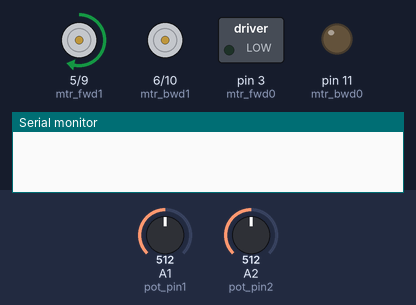
The sketch below on a simulated Arduino Uno, built with avr-gcc and run on an emulated ATmega328P. On the bench: motor-driver pin pairs drawn as motors (green arrow = first pin HIGH = forward, orange = second pin HIGH = backward, longer = more drive), switched loads named in the sketch (green lamp = pin HIGH), output pins drawn as LEDs (lit = HIGH), the last lines printed to the serial monitor. The inputs (shaded band) are chosen by the test bench; at power-on: A1 (pot_pin1) = 512, A2 (pot_pin2) = 512.

Above: at 1.2 s.
1.3 s: A1 (pot_pin1) set to 900
At 2.1 s:
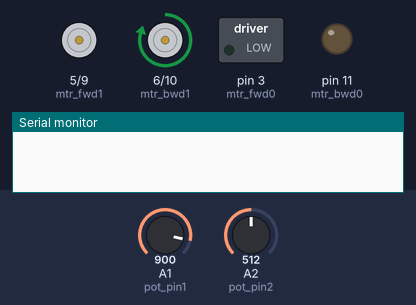
2.8 s: A1 (pot_pin1) set to 848
At 3.8 s:
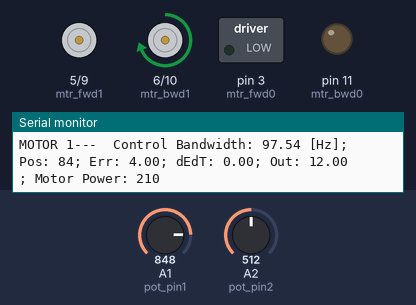
4.6 s: A1 (pot_pin1) set to 818
At 7.0 s:
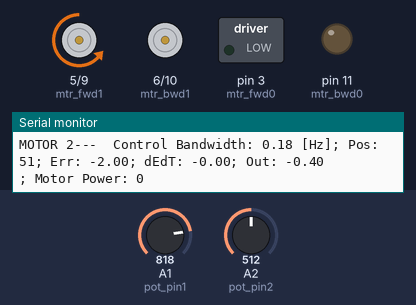
Timing chart, 0 to 8.5 s (numbered marks = the images above; inputs shaded):
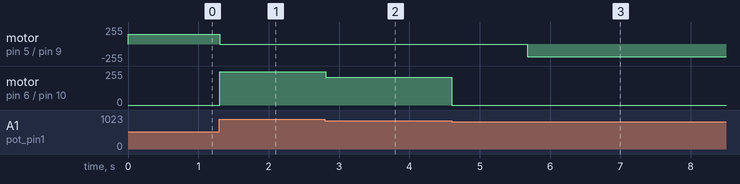

The sketch:

ServoMotor.ino
```cpp
#include "Adafruit_VL53L0X.h"
Adafruit_VL53L0X lox = Adafruit_VL53L0X();

#define NINT 100            // number of samples to keep for integral control
#define REPORT_TIME 3000    // time btwn serial port reporting time (ms)
#define FLIP_TIME 2000      // time btwn flipping btwn setpoints
#define DELAY_TIME 10      // bandwidth of cntrl loop, controls the delay in loop(), smaller is better

//Note: negative error when less than desired position 0-1023
//int SET_A = 15; // first desired position (setpoint A)
//int SET_B = 54; // second desired position (setpoint B)
//int SET_C = 75; // third desired position (setpoint C)
//int SET_D = 90; // fourth desired position (setpoint D)
const float p_gain1 = 3;
const float p_gain = 0.2; // better performance, but makes overshoot .3, 0.006
const float d_gain = 0.5; // control overshoot .1, 0.00001

int iloop0 = 0;            // count no. of control loops
int setpoint0 = 20;     // init setpoint
int iloop1 = 0;            // count no. of control loops
int setpoint1 = 20;     // init setpoint
int iloop2 = 0;            // count no. of control loops
int setpoint2 = 20;     // init setpoint

unsigned long curr_time0;
unsigned long old_time0;
unsigned long dT0;
unsigned long t_flip0;
unsigned long t_report0;
float error0 = 0.0;
float old_error0 = 0.0;
int n_report0 = 0;
unsigned long curr_time1;
unsigned long old_time1;
unsigned long dT1;
unsigned long t_flip1;
unsigned long t_report1;
float error1 = 0.0;
float old_error1 = 0.0;
int n_report1 = 0;
unsigned long curr_time2;
unsigned long old_time2;
unsigned long dT2;
unsigned long t_flip2;
unsigned long t_report2;
float error2 = 0.0;
float old_error2 = 0.0;
int n_report2 = 0;

int mtr_fwd0 = 3;
int mtr_bwd0 = 11;
int pot_pin0 = A0;
int mtr_fwd1 = 5;
int mtr_bwd1 = 6;
int pot_pin1 = A1;
int mtr_fwd2 = 9;
int mtr_bwd2 = 10;
int pot_pin2 = A2;

const int output_low = -20;
const int output_high = 20;
const int motor_high = 250;
const int motor_low = 100;
const float motor_stop = 0.75;
const float motor_stop1 = 6.0;

bool finished0 = false;
bool finished1 = false;
bool finished2 = false;

int angle_of_distance = -1;

//ServoMotor motor0(6, 9, 1);
//ServoMotor motor1(10, 11, 2);
//ServoMotor motor2(3, 5, 0);

void setup()
{
  Serial.begin(9600);
  //
  //    //Sensor bootup
  //    Serial.println("Adafruit VL53L0X test:");
  //    if (!lox.begin()) {
  //      Serial.println(F("Failed to boot VL53L0X"));
  //      Serial.println("Boot failed.");
  //    }
  ////   wait until serial port opens for native USB devices
  //  while (! Serial) {
  //    delay(1);
  //  }
  //
  //  Serial.println("Adafruit VL53L0X test");
  //  if (!lox.begin()) {
  //    Serial.println(F("Failed to boot VL53L0X"));
  //    while (1);
  //  }
  //  // power
  //  Serial.println(F("VL53L0X API Simple Ranging example\n\n"));

  curr_time0 = millis();
  t_flip0 = curr_time0;
  t_report0 = curr_time0;
  curr_time1 = millis();
  t_flip1 = curr_time1;
  t_report1 = curr_time1;
  curr_time2 = millis();
  t_flip2 = curr_time2;
  t_report2 = curr_time2;

  //init the motor pins
  pinMode(mtr_fwd0, OUTPUT);
  pinMode(mtr_bwd0, OUTPUT);
  digitalWrite(mtr_fwd0, LOW);
  digitalWrite(mtr_bwd0, LOW);
  pinMode(mtr_fwd1, OUTPUT);
  pinMode(mtr_bwd1, OUTPUT);
  digitalWrite(mtr_fwd1, LOW);
  digitalWrite(mtr_bwd1, LOW);
  pinMode(mtr_fwd2, OUTPUT);
  pinMode(mtr_bwd2, OUTPUT);
  digitalWrite(mtr_fwd2, LOW);
  digitalWrite(mtr_bwd2, LOW);
}


void moveToSetpoint0(int setpoint) {
  iloop0++;  // increase loop counter value
  old_time0 = curr_time0;
  curr_time0 = millis();
  dT0 = curr_time0 - old_time0;  //time loop started-time from previous loop

  setpoint0 = setpoint;

  // update the position and the error
  int pos0 = analogRead(pot_pin0);
  pos0 = pos0 / 10; //take pos/10 to decrease the mapping error
  old_error0 = error0;
  error0 = pos0 - setpoint0;
  float dEdT0 = (float) (error0 - old_error0) / dT0;

  float output0 = p_gain * error0 + d_gain * dEdT0;
  output0 = constrain(output0, output_low, output_high);
  int val;
  if (output0 < -motor_stop) {
    // mtr_fwd
    val = map(output0, output_low, 0, 150, motor_high); //May need to change with weight
    analogWrite(mtr_fwd0, val);
    analogWrite(mtr_bwd0, LOW);
    finished0 = false;
  } else if (output0 > motor_stop) {
    // mtr_bwd
    val = map(output0, 0, output_high, 150, motor_high); //May need to change with weight
    analogWrite(mtr_fwd0, LOW);
    analogWrite(mtr_bwd0, val);
    finished0 = false;
  } else {
    // output is in a reasonable range, stop the engine
    analogWrite(mtr_fwd0, LOW);
    analogWrite(mtr_bwd0, LOW);
    finished0 = true;
  }

  delay(DELAY_TIME); //this delay controls the bandwidth of the controller

  // Update to serial port only once in a while since it will cause slow down
  if (curr_time0 - t_report0 > REPORT_TIME) {
    Serial.print("MOTOR 0--- ");
    Serial.print(" Control Bandwidth: "); Serial.print(1000.0 * (iloop0 - n_report0) / (curr_time0 - t_report0));
    Serial.print(" [Hz]; Pos: "); Serial.print(pos0);
    Serial.print("; Err: ");      Serial.print(error0);
    Serial.print("; dEdT: ");     Serial.print(dEdT0);
    Serial.print("; Out: ");      Serial.println(output0);
    Serial.print("; Motor Power: ");      Serial.println(val);
    t_report0 = curr_time0;
    n_report0 = iloop0;
  }
}

void moveToSetpoint1(int setpoint) {
  iloop1++;  // increase loop counter value
  old_time1 = curr_time1;
  curr_time1 = millis();
  dT1 = curr_time1 - old_time1;  //time loop started-time from previous loop

  setpoint1 = setpoint;

  // update the position and the error
  int pos1 = analogRead(pot_pin1);
  pos1 = pos1 / 10; //take pos/10 to decrease the mapping error
  old_error1 = error1;
  error1 = pos1 - setpoint;

  float dEdT1 = (float) (error1 - old_error1) / dT1;

  float output1 = p_gain1 * error1 + d_gain * dEdT1;
  output1 = constrain(output1, output_low, output_high);
  int val;
  if (output1 < -motor_stop1) {
    // mtr_fwd
    val = map(output1, output_low, 0, 150, motor_high); //May need to change with weight
    analogWrite(mtr_fwd1, val);
    analogWrite(mtr_bwd1, LOW);
    finished1 = false;
  } else if (output1 > motor_stop1) {
    // mtr_bwd
    val = map(output1, 0, output_high, 150, motor_high); //May need to change with weight
    analogWrite(mtr_fwd1, LOW);
    analogWrite(mtr_bwd1, val);
    finished1 = false;
  } else {
    // output is in a reasonable range, stop the engine
    analogWrite(mtr_fwd1, LOW);
    analogWrite(mtr_bwd1, LOW);
    finished1 = true;
  }

  delay(DELAY_TIME); //this delay controls the bandwidth of the controller

  // Update to serial port only once in a while since it will cause slow down
  if (curr_time1 - t_report1 > REPORT_TIME) {
    Serial.print("MOTOR 1--- ");
    Serial.print(" Control Bandwidth: "); Serial.print(1000.0 * (iloop1 - n_report1) / (curr_time1 - t_report1));
    Serial.print(" [Hz]; Pos: "); Serial.print(pos1);
    Serial.print("; Err: ");      Serial.print(error1);
    Serial.print("; dEdT: ");     Serial.print(dEdT1);
    Serial.print("; Out: ");      Serial.println(output1);
    Serial.print("; Motor Power: ");      Serial.println(val);
    t_report1 = curr_time1;
    n_report1 = iloop1;
  }
}

void moveToSetpoint2(int setpoint) {
  iloop2++;  // increase loop counter value
  old_time2 = curr_time2;
  curr_time2 = millis();
  dT2 = curr_time2 - old_time2;  //time loop started-time from previous loop

  setpoint2 = setpoint;

  // update the position and the error
  int pos2 = analogRead(pot_pin2);
  pos2 = pos2 / 10; //take pos/10 to decrease the mapping error
  old_error2 = error2;
  error2 = pos2 - setpoint;

  float dEdT2 = (float) (error2 - old_error2) / dT2;

  float output2 = p_gain * error2 + d_gain * dEdT2;
  output2 = constrain(output2, output_low, output_high);
  int val;
  if (output2 < -motor_stop) {
    // mtr_fwd
    val = map(output2, output_low, 0, motor_low, motor_high); //May need to change with weight
    analogWrite(mtr_fwd2, val);
    analogWrite(mtr_bwd2, LOW);
    finished2 = false;
  } else if (output2 > motor_stop) {
    // mtr_bwd
    val = map(output2, 0, output_high, motor_low, motor_high); //May need to change with weight
    analogWrite(mtr_fwd2, LOW);
    analogWrite(mtr_bwd2, val);
    finished2 = false;
  } else {
    // output is in a reasonable range, stop the engine
    analogWrite(mtr_fwd2, LOW);
    analogWrite(mtr_bwd2, LOW);
    finished2 = true;
  }

  delay(DELAY_TIME); //this delay controls the bandwidth of the controller

  // Update to serial port only once in a while since it will cause slow down
  if (curr_time2 - t_report2 > REPORT_TIME) {
    Serial.print("MOTOR 2--- ");
    Serial.print(" Control Bandwidth: "); Serial.print(1000.0 * (iloop2 - n_report2) / (curr_time2 - t_report2));
    Serial.print(" [Hz]; Pos: "); Serial.print(pos2);
    Serial.print("; Err: ");      Serial.print(error2);
    Serial.print("; dEdT: ");     Serial.print(dEdT2);
    Serial.print("; Out: ");      Serial.println(output2);
    Serial.print("; Motor Power: ");      Serial.println(val);
    t_report2 = curr_time2;
    n_report2 = iloop2;
  }
}

void loop()
{
//  finished1 = false;
//  while (!finished1) {
//    moveToSetpoint1(62); // used to be 83, 76
//  }

//  delay(500);
//  searchMode();
//  delay(500);
  //    while (angle_of_distance == -1) {
  //       searchMode();
  //    }
  //    Serial.print("Angle of distance: ");
  //    Serial.println(angle_of_distance);

  //    resetArmDown();
  finished1 = false;
  while (!finished1) {
    moveToSetpoint1(80); // used to be 83, 76
  }
  delay(1000);
  finished1 = false;
  callOver();
  delay(500);
  lowFive();
  //  crawlMode();
  delay(2000);
}

/*
   Start searching for the closest area. End on a rotation
   to the place that is closest.
*/
void searchMode() {
  Serial.println("Beginning Search");
  //Rotate motor0, bring motor1 and 3 to a semi lifted straight arm
  //  int closest_distance;
  //  //Rotate motor0, bring motor1 and 3 to a semi lifted straight arm
  //  if (millis() - curr_time0 > DELAY_TIME) {
  //    VL53L0X_RangingMeasurementData_t measure;
  //
  //    Serial.print("Reading a measurement... ");
  //    lox.rangingTest(&measure, false); // pass in 'true' to get debug data printout!
  ////
  //    Serial.print("Distance (mm): "); Serial.println(measure.RangeMilliMeter);
  //    closest_distance = 9000;

  for (int i = 10; i <= 90; i++) {
    moveToSetpoint0(i);
    delay(10);
    //      if (measure.RangeStatus != 4) {  // phase failures have incorrect data
    //        if (measure.RangeMilliMeter < closest_distance) {
    //          closest_distance = measure.RangeMilliMeter;
    //          angle_of_distance = i;
    //        }
    //        Serial.println(i);
    //      } else {
    //        Serial.println(" out of range ");
  }
  //    }
  delay(500);
  //    moveToSetpoint0(angle_of_distance);
  moveToSetpoint0(54);
  //    curr_time0 = millis();
  //  }
}


/*
   Set the arm to be fully extended in preparation for a crawl
   or a search
*/
void resetArmDown() {
  Serial.println("RESET MODE:UP");
  while (!finished1) {
    moveToSetpoint2(46);
    delay(3);
    moveToSetpoint1(30); //slightly up // used to be 25
  }
  finished1 = false;
  finished2 = false;
  delay(500);

  Serial.println("RESET MODE:DOWN");
  while (!finished2) {
    moveToSetpoint1(55); //slightly up // used to be 25, 56
    delay(3);
    moveToSetpoint2(95); // used to be 83
  }
  finished2 = false;
  finished1 = false;
  delay(500);
}

void callOver() {
  Serial.println("CALL OVER");
  finished1 = false;
  while (!finished2) {
    moveToSetpoint2(53);
    delay(3);
  }
  finished2 = false;
  while (!finished2) {
    moveToSetpoint2(95); //slightly up // used to be 25
  }
  finished2 = false;
  while (!finished2) {
    moveToSetpoint2(53);
    delay(3);
  }
  finished2 = false;
  while (!finished2) {
    moveToSetpoint2(95); //slightly up // used to be 25
  }
  delay(500);
  angle_of_distance = -1;
}

void lowFive() {
  Serial.println("LOW FIVE");
  finished2 = false;
  while (!finished2) {
    moveToSetpoint2(53);
    //    delay(3);
    //    moveToSetpoint1(95); //slightly up // used to be 25
  }
  finished1 = false;
  while (!finished1) {
    moveToSetpoint1(95); //slightly up // used to be 25
  }
  finished1 = false;
  finished2 = false;
  angle_of_distance = -1;
}

/*
   Crawl in the direction that the arm is currently in.
*/
void crawlMode() {
  Serial.println("CRAWL MODE:DOWN");
  while (!finished2) {
    moveToSetpoint2(53);
    //    delay(3);
    //    moveToSetpoint1(95); //slightly up // used to be 25
  }
  while (!finished1) {
    moveToSetpoint1(95); //slightly up // used to be 25
  }
  finished1 = false;
  finished2 = false;
  delay(500);

  Serial.println("CRAWL MODE:UP");
  while (!finished2) {
    moveToSetpoint2(60); //slightly up // used to be 25, 56
    delay(3);
  }
  finished2 = false;
  while (!finished2) {
    moveToSetpoint2(50); //slightly up // used to be 25, 56
    delay(3);
  }
  while (!finished1) {
    moveToSetpoint1(62); // used to be 83, 76
  }

  finished2 = false;
  finished1 = false;
  delay(500);
  angle_of_distance = -1;
}
```

Measured:
- the behaviour switches between 830 and 829 on A1 (pot_pin1) (found by bisection; images 2 and 3)
- after the input at 1.3 s, motor on pin 5 (mtr_fwd1) / pin 9 (mtr_fwd2): forward 150/255 → stopped at once; motor on pin 6 (mtr_bwd1) / pin 10 (mtr_bwd2): stopped → forward 250/255 at once
- after the input at 2.8 s, motor on pin 6 (mtr_bwd1) / pin 10 (mtr_bwd2): forward 250/255 → forward 210/255 at once
- after the input at 4.6 s, motor on pin 5 (mtr_fwd1) / pin 9 (mtr_fwd2): stopped → backward 190/255 after 1.1 s; motor on pin 6 (mtr_bwd1) / pin 10 (mtr_bwd2): forward 210/255 → stopped at once
